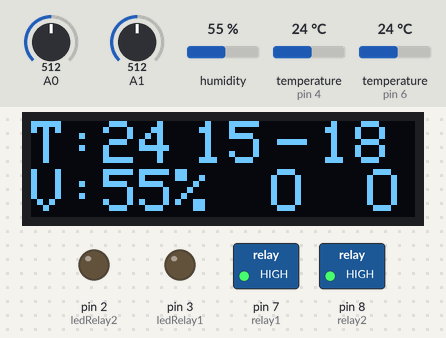
Bench run of a sketch on a simulated Arduino Uno, built with avr-gcc and run on an emulated ATmega328P. On the bench: 128×32 one-colour display, switched loads named in the sketch (green lamp = pin HIGH), output pins drawn as LEDs (lit = HIGH). The inputs (shaded band) are chosen by the test bench; at power-on: A0 = 512, humidity 55 %, temperature (sensors on pin 4, pin 6) 24 °C, A1 = 512. The display library's start-up logo is not drawn; what the sketch prints to the serial monitor is not drawn.

Above: at 2.3 s.
2.4 s: A0 set to 844
At 3.2 s:
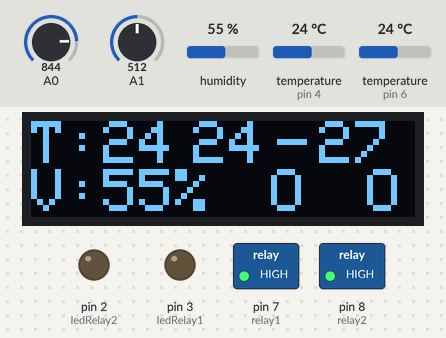
3.9 s: A0 set to 865
At 5.4 s:
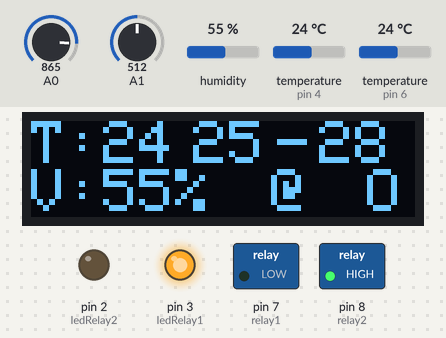
5.9 s: humidity set to 22 %
At 8.7 s:
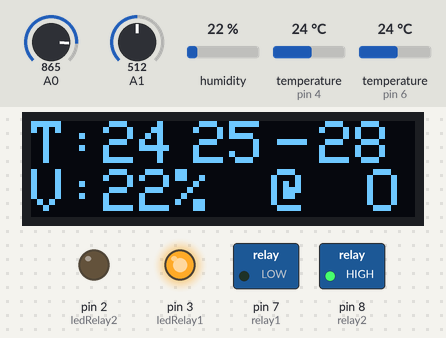
9.0 s: temperature (sensor on pin 4) set to 12 °C
At 11.1 s:
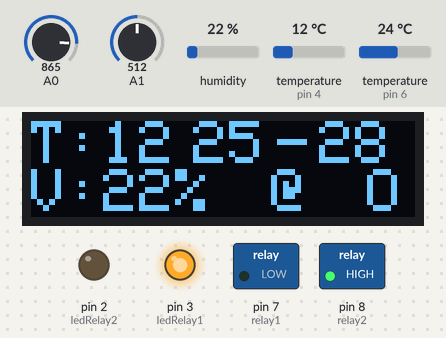
12.2 s: A1 set to 992
At 12.6 s:
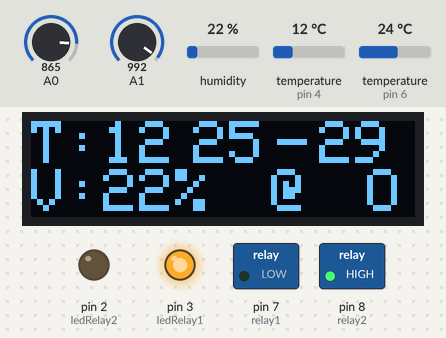
13.8 s: temperature (sensor on pin 4) set to 28.3 °C
At 14.5 s:
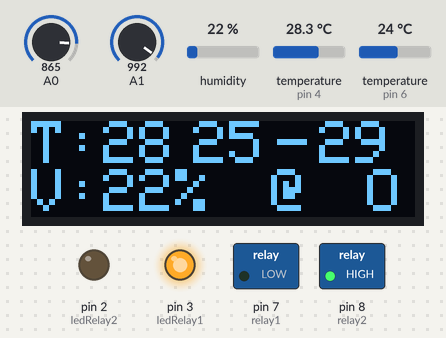
15.4 s: temperature (sensor on pin 4) set to 29.9 °C
Timing chart, 0 to 18.6 s (numbered marks = the images above; inputs shaded):
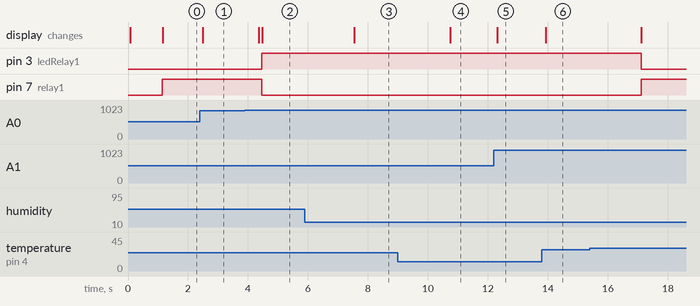

The sketch:

Klobasar3000TDI.ino
```cpp
/***
Program: Termostat za sušilnco
Author: Denis Leskovar
Date: 26.12.2023
***/

#include <OneWire.h>
#include <DallasTemperature.h>
#include <SPI.h>
#include <Wire.h>
#include <Adafruit_GFX.h>
#include <Adafruit_SSD1306.h>
#include <DHT.h>;

//Constants
#define DHTPIN 6           // what pin we're connected to
#define DHTTYPE DHT22      // DHT 22  (AM2302)
DHT dht(DHTPIN, DHTTYPE);  //// Initialize DHT sensor for normal 16mhz Arduino

#define SCREEN_WIDTH 128  // OLED display width, in pixels
#define SCREEN_HEIGHT 32  // OLED display height, in pixels


// Data wire is conntec to the Arduino digital pin 4
#define ONE_WIRE_BUS 4
// Setup a oneWire instance to communicate with any OneWire devices
OneWire oneWire(ONE_WIRE_BUS);

// Pass our oneWire reference to Dallas Temperature sensor
DallasTemperature sensors(&oneWire);

// Declaration for an SSD1306 display connected to I2C (SDA, SCL pins)
// The pins for I2C are defined by the Wire-library.
// On an arduino UNO:       A4(SDA), A5(SCL)
// On an arduino MEGA 2560: 20(SDA), 21(SCL)
// On an arduino LEONARDO:   2(SDA),  3(SCL), ...
#define OLED_RESET -1        // Reset pin # (or -1 if sharing Arduino reset pin)
#define SCREEN_ADDRESS 0x3C  ///< See datasheet for Address; 0x3D for 128x64, 0x3C for 128x32
Adafruit_SSD1306 display(SCREEN_WIDTH, SCREEN_HEIGHT, &Wire, OLED_RESET);

// Pin defines
#define relay1 7
#define relay2 8
#define relay1OFF 1
#define relay1ON 0
#define relay2OFF 1
#define relay1ON 0
#define ledStatus 9
#define ledRelay1 3
#define ledRelay2 2
#define potRead1 A0
#define potRead2 A1


// Global vars

int lowTemp = 22;
int highTemp = 34;
int errTemp = -25;
char tempCstr[4];
String tempStr;
String tempHumStr;
String lowTempStr;
String highTempStr;
float tempC;
int chk;
float hum;   //Stores humidity value
float temp;  //Stores temperature value

/*
    1 - Ascending (needs to heat the room)
    2 - Descending (needs to shutdown heating)
    3 - Nothing (we just wait, everything is perfect)
*/

int iterCounter = 0;
int iterMax = 20;
int tempStatus = 3;  // Selects in which mode it is
// GPIO's

int relay1INT = 0;
int relay2INT = 0;
int ledStatusINT = 0;
int ledRelay1INT = 0;

// Function defines
void helloOled(void);
void writeOledStatus(String relay1Status, String relay2Status);
void writeDataOled(String tempC, String hum, String lowTempStr, String highTempStr);
void setGPIO();
void setInitial();
void setOperation();
void readMinMaxTemp();
void serialPrintData();
void readSensors();

void setup(void) {
  // Start serial communication for debugging purposes
  Serial.begin(9600);

  // Start up the library
  sensors.begin();
  Serial.begin(9600);
  dht.begin();

  // SSD1306_SWITCHCAPVCC = generate display voltage from 3.3V internally
  if (!display.begin(SSD1306_SWITCHCAPVCC, SCREEN_ADDRESS)) {
    Serial.println(F("SSD1306 allocation failed"));
    for (;;)
      ;  // Don't proceed, loop forever
  }
  helloOled();
  setInitial();
  setGPIO();
}

void loop(void) {
  // Call sensors.requestTemperatures() to issue a global temperature and Requests to all devices on the bus
  if (iterCounter >= iterMax) {
    readSensors();
    iterCounter = 0;
  }

  iterCounter += 1;
  setOperation();
  setGPIO();
  readMinMaxTemp();
  // Convert for OLED
  tempStr = String(tempC, 0);
  tempHumStr = String(hum, 0);
  lowTempStr = String(lowTemp);
  highTempStr = String(highTemp);
  writeDataOled(tempStr, tempHumStr, lowTempStr, highTempStr);
  serialPrintData();

  delay(100);
}

// OPERATIONS DECIDER
void setOperation() {

  if ((tempC > highTemp)) {
    relay1INT = relay1OFF;
    relay2INT = relay2OFF;
    tempStatus = 1;
  }
  /* check the boolean condition */
  else if (((tempC < highTemp) && (tempC > lowTemp)) && tempStatus != 2) {
    relay1INT = relay1OFF;
    relay2INT = relay2OFF;
    tempStatus = 1;
  } else if (((tempC < highTemp) && (tempC > lowTemp)) && tempStatus == 2) {
    relay1INT = relay1ON;
    relay2INT = relay2OFF;
    tempStatus = 2;
  } else if ((tempC < lowTemp) && tempC > errTemp) {
    relay1INT = relay1ON;
    relay2INT = relay2OFF;
    tempStatus = 2;
  }


  ledStatusINT = digitalRead(relay1);
}


void setInitial() {

  // Init Pins
  pinMode(relay1, OUTPUT);
  pinMode(relay2, OUTPUT);
  pinMode(ledRelay1, OUTPUT);
  pinMode(ledRelay2, OUTPUT);
  // pinMode(ledStatus, OUTPUT);


  sensors.requestTemperatures();
  tempC = sensors.getTempCByIndex(0);
  hum = dht.readHumidity();
  relay1INT = 1;
  relay2INT = 1;
  ledStatusINT = 0;

  if (tempC > highTemp) {
    relay1INT = relay1OFF;
    relay2INT = relay2OFF;
    ledStatusINT = 0;
    tempStatus = 3;
  }
  /* check the boolean condition */
  else if ((tempC < highTemp) && (tempC > lowTemp)) {
    relay1INT = relay1OFF;
    relay2INT = relay2OFF;
    ledStatusINT = 0;
    tempStatus = 3;
  } else
    relay1INT = relay1ON;
  relay2INT = relay2OFF;
  ledStatusINT = 1;
  tempStatus = 1;
}

void readMinMaxTemp() {

  int lowPot = analogRead(A0);
  lowPot = lowPot * (30.0 / 1023.0);

  int highPot = analogRead(A1);
  highPot = highPot * (30.0 / 1023.0);

  if (lowPot >= highPot) {
    highPot = lowPot + 3;
  }

  lowTemp = lowPot;
  highTemp = highPot;
}

void writeDataOled(String tempCOled, String humOled, String lowTempStr, String highTempStr) {
  display.clearDisplay();
  display.setTextSize(2);
  display.setTextColor(WHITE);
  display.setCursor(0, 0);
  display.print("T:");
  display.print(tempCOled);
  display.setCursor(0, 16);
  display.print("V:");
  display.print(humOled);
  display.println("%");

  // SET text
  String relay1txt = "OFF";
  String relay2txt = "OFF";
  if (relay1INT == 0) {
    relay1txt = "@";
  } else {
    relay1txt = "O";
  }
  if (relay2INT == 0) {
    relay2txt = "@";
  } else {
    relay2txt = "O";
  }

  // High low temps
  // char lowTempChar[2] = lowTempStr;
  display.setCursor(54, 0);
  // display.print("L:");
  display.print(lowTempStr);
  display.setCursor(82, 0);
  display.print("-");
  // display.print(" H:");
  display.setCursor( 96, 0);
  display.print(highTempStr);

  // // RElay status
  display.setCursor(80, 16);
  display.print("");
  display.print(relay1txt);
  display.setCursor(100, 16);
  display.print(" ");
  display.print(relay2txt);

  display.display();
}

void setGPIO() {
  digitalWrite(relay1, relay1INT);
  digitalWrite(relay2, relay2INT);
  //digitalWrite(ledStatus, digitalRead(relay1));
  digitalWrite(ledRelay1, !digitalRead(relay1));
  digitalWrite(ledRelay2, !digitalRead(relay2));
}

void readSensors() {
  sensors.requestTemperatures();
  tempC = sensors.getTempCByIndex(0);
  hum = dht.readHumidity();
}

void serialPrintData() {
  Serial.print("Low Temp :");
  Serial.print(lowTemp);
  Serial.print("    |     High Temp: ");
  Serial.println(highTemp);
  Serial.print("Temp: ");
  Serial.print(tempC);
  Serial.print("    |     Hum: ");
  Serial.println(hum);
}

void helloOled(void) {

  // Show initial display buffer contents on the screen --
  // the library initializes this with an Adafruit splash screen.
  display.display();
  // Clear the buffer
  display.clearDisplay();
  display.setCursor(0, 8);
  display.setTextSize(2);
  display.setTextColor(WHITE);
  display.setCursor(0, 0);
  display.println("KLOBASAR");
  display.println("3000 TDI");
  display.display();
  delay(300);
  display.clearDisplay();
}
```

Measured:
- the behaviour switches between 852 and 853 on A0 (found by bisection; images 1 and 2)
- after the input at 2.4 s, the display: changes after 0.09 s (image 1)
- after the input at 3.9 s, pin 3 (ledRelay1): LOW → HIGH after 0.56 s; pin 7 (relay1): HIGH → LOW after 0.56 s; the display: first changes after 0.45 s (image 2 shows a later state)
- after the input at 5.9 s, the display: changes after 1.6 s (image 3)
- after the input at 9.0 s, the display: changes after 1.7 s (image 4)
- after the input at 12.2 s, the display: changes after 0.11 s (image 5)
- after the input at 13.8 s, the display: changes after 0.13 s (image 6)
- after the input at 15.4 s, pin 3 (ledRelay1): HIGH → LOW after 1.7 s; pin 7 (relay1): LOW → HIGH after 1.7 s
